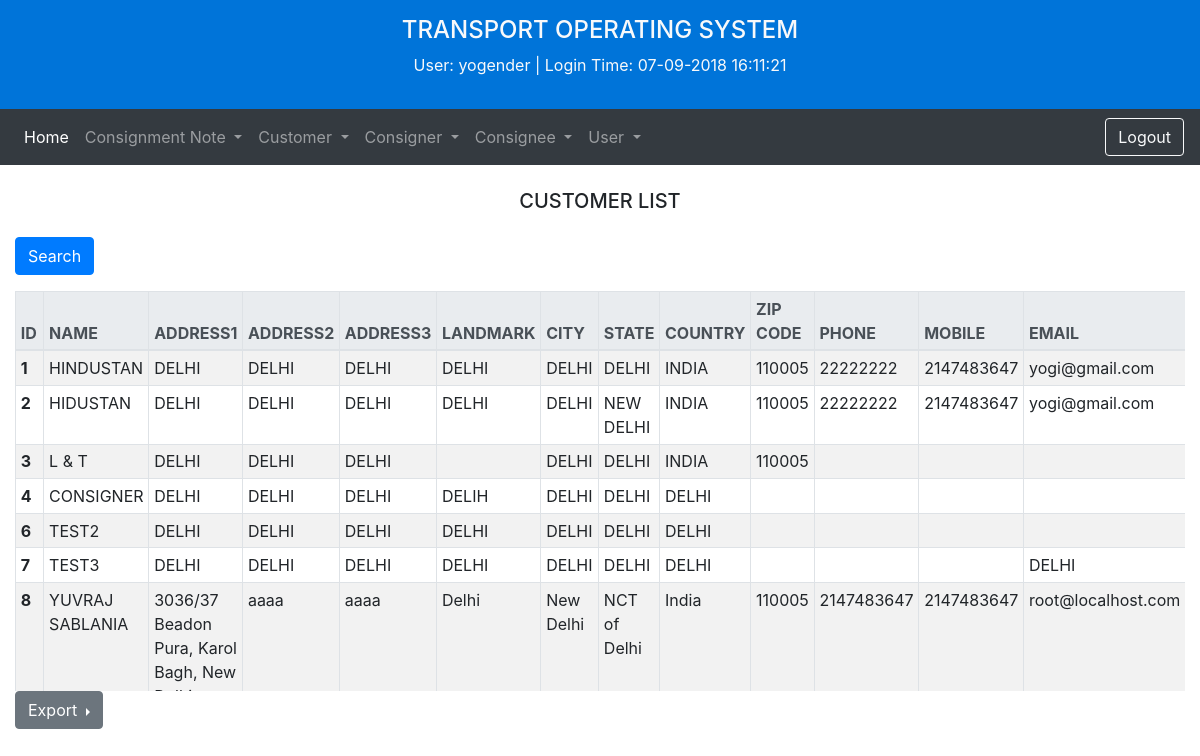
Page /Transport/customer_list.php (signed in) on the committed database.
### tables this page shows
CREATE TABLE `customer` (
  `customer_id` int(5) NOT NULL,
  `customer_name` text NOT NULL,
  `customer_address1` text NOT NULL,
  `customer_address2` text NOT NULL,
  `customer_address3` text NOT NULL,
  `customer_landmark` text NOT NULL,
  `customer_city` text NOT NULL,
  `customer_state` text NOT NULL,
  `customer_country` text NOT NULL,
  `customer_pin` text NOT NULL,
  `customer_phone` text NOT NULL,
  `customer_mobile` text NOT NULL,
  `customer_email` text NOT NULL,
  `customer_website` text NOT NULL,
  `customer_gstin` text NOT NULL,
  `customer_pan` text NOT NULL
);

### Transport/customer_list.php (the view, shortened to what this page needs)
<?php
  require "db_conn.php";
?>
<!doctype html>
<html lang="en">
<head>
  <link rel="stylesheet" href="bootstrap-4.1.3-dist/css/bootstrap.css">
  <link rel="stylesheet" type="text/css" href="assets\css\main.css">
</head>
<body class="">
  <?php include_once "header.php" ?>
  <div class="container-fluid my-4">
    <h5 class="text-center text-uppercase mb-4">customer list</h5>
    <p>
    <button type="button" class="btn btn-primary" data-toggle="modal" data-target="#exampleModal">
      Search
    </button>
    </p>
    <div id="list" class="table-responsive">
      <table class="table table-sm table-striped table-bordered">
        <thead class="thead-light">
          <tr class="text-uppercase">
            <th scope="col">id</th>
            <th scope="col">name</th>
            <th scope="col">address1</th>
            <th scope="col">address2</th>
            <th scope="col">address3</th>
            <th scope="col">landmark</th>
            <th scope="col">city</th>
            <th scope="col">state</th>
            <th scope="col">country</th>
            <th scope="col">zip code</th>
            <th scope="col">phone</th>
            <th scope="col">mobile</th>
            <th scope="col">email</th>
          </tr>
        </thead>
        <tbody>
          <?php
            $query = NULL;
            if(isset($_POST['search_btn'])){
              $type = $_POST['search_type'];
              $text = $_POST['search_text'];
              if($type == 1){
                $query = "SELECT * FROM customer WHERE customer_id =".$text;
              }elseif($type == 2){
                $query = "SELECT * FROM customer WHERE customer_name LIKE '%".$text."%'";
              }elseif($type == 3){
                $query = "SELECT * FROM customer WHERE customer_address1 LIKE '%".$text."%' OR customer_address2 LIKE '%".$text."%' OR customer_address3 LIKE '%".$text."%'";
              }elseif($type == 4){
                $query = "SELECT * FROM customer WHERE customer_landmark LIKE '%".$text."%'";
              }elseif($type == 5){
                $query = "SELECT * FROM customer WHERE customer_city LIKE '%".$text."%'";
              }elseif($type == 6){
                $query = "SELECT * FROM customer WHERE customer_state LIKE '%".$text."%'";
              }elseif($type == 7){
                $query = "SELECT * FROM customer WHERE customer_country LIKE '%".$text."%'";
              }elseif($type == 8){
                $query = "SELECT * FROM customer WHERE customer_pin=".$text;
              }elseif($type == 9){
                $query = "SELECT * FROM customer WHERE customer_phone=".$text;
              }elseif($type == 10){
                $query = "SELECT * FROM customer WHERE customer_mobile=".$text;
              }elseif($type == 11){
                $query = "SELECT * FROM customer WHERE customer_email LIKE '%".$text."%'";
              }elseif($type == 12){
                $query = "SELECT * FROM customer WHERE customer_website LIKE '%".$text."%'";
              }elseif($type == 13){
                $query = "SELECT * FROM customer WHERE customer_gstin=".$text;
              }elseif($type == 14){
                $query = "SELECT * FROM customer WHERE customer_pan=".$text;
              }else{
                $query = "SELECT * FROM customer ORDER BY customer_id";
              }
            }else{
              $query = "SELECT * FROM customer ORDER BY customer_id";
            }
            if($result = mysqli_query($conn,$query)){
              $rowcount=mysqli_num_rows($result);
              if($rowcount>0){
                while($row = mysqli_fetch_row($result)){
              ?>
          <tr>
            <th scope="row"><?php echo $row[0]; ?></th>
            <td><?php echo $row[1]; ?></td>
            <td><?php echo $row[2]; ?></td>
            <td><?php echo $row[3]; ?></td>
            <td><?php echo $row[4]; ?></td>
            <td><?php echo $row[5]; ?></td>
            <td><?php echo $row[6]; ?></td>
            <td><?php echo $row[7]; ?></td>
            <td><?php echo $row[8]; ?></td>
            <td><?php echo $row[9]; ?></td>
            <td><?php echo $row[10]; ?></td>
            <td><?php echo $row[11]; ?></td>
            <td><?php echo $row[12]; ?></td>
          </tr>
          <?php
              }
            }else{
              echo '<tr><td colspan="16">No record found</td></tr>';
            }
            }else{
              echo mysqli_error();
            }
          ?>
        </tbody>
      </table>
    </div>
    <form class="mb-3" method="post" action="export_customer.php">
      <div class="dropright">
        <button class="btn btn-secondary dropdown-toggle" type="button" id="export" data-toggle="dropdown" aria-haspopup="true" aria-expanded="false">
          Export
        </button>
      </div>
    </form>
    </div>
</body>
</html>

### Transport/header.php (shortened to what this page needs)
<header class="" style="background: #0074D9">
  <div class="text-center text-light py-3 container">
    <h4 class="text-uppercase">transport operating system</h4>
    <p>User: <?php echo $_SESSION['login_user']; ?> | Login Time: <?php
    echo $_SESSION['current_login_time'];
    ?></p>
  </div>
</header>
<nav class="navbar navbar-expand-md navbar-dark bg-dark">
  <div class="collapse navbar-collapse" id="navbarNavAltMarkup">
    <div class="navbar-nav mr-auto">
      <a class="nav-item nav-link active" href="index.php">Home</a>
      <li class="nav-item dropdown">
        <a class="nav-link dropdown-toggle" href="#" id="consignmentnote" role="button" data-toggle="dropdown" aria-haspopup="true" aria-expanded="false">
          Consignment Note
        </a>
      </li>
      <li class="nav-item dropdown">
        <a class="nav-link dropdown-toggle" href="#" id="customer" role="button" data-toggle="dropdown" aria-haspopup="true" aria-expanded="false">
          Customer
        </a>
      </li>
      <li class="nav-item dropdown">
        <a class="nav-link dropdown-toggle" href="#" id="consigner" role="button" data-toggle="dropdown" aria-haspopup="true" aria-expanded="false">
          Consigner
        </a>
      </li>
      <li class="nav-item dropdown">
        <a class="nav-link dropdown-toggle" href="#" id="consignee" role="button" data-toggle="dropdown" aria-haspopup="true" aria-expanded="false">
          Consignee
        </a>
      </li>
      <li class="nav-item dropdown">
        <a class="nav-link dropdown-toggle" href="#" id="user" role="button" data-toggle="dropdown" aria-haspopup="true" aria-expanded="false">
          User
        </a>
      </li>
    </div>
    <form class="form-inline my-2 my-lg-0" method="post" action="header.php">
      <button class="btn btn-outline-light my-2 my-sm-0" type="submit" name="logout">Logout</button>
    </form>
  </div>
</nav>

### Transport/assets/css/main.css (style rules this page uses)
#list { max-height: 400px; overflow-y: scroll; }

### rows in the picture
customer: customer_id "1", customer_name "HINDUSTAN", customer_address1 "DELHI", customer_address2 "DELHI", customer_address3 "DELHI", customer_landmark "DELHI", customer_city "DELHI", customer_state "DELHI", customer_country "INDIA", customer_pin "110005", customer_phone "22222222", customer_mobile "2147483647", customer_email "yogi@gmail.com"
customer: customer_id "2", customer_name "HIDUSTAN", customer_address1 "DELHI", customer_address2 "DELHI", customer_address3 "DELHI", customer_landmark "DELHI", customer_city "DELHI", customer_state "NEW DELHI", customer_country "INDIA", customer_pin "110005", customer_phone "22222222", customer_mobile "2147483647", customer_email "yogi@gmail.com"
customer: customer_id "3", customer_name "L & T", customer_address1 "DELHI", customer_address2 "DELHI", customer_address3 "DELHI", customer_city "DELHI", customer_state "DELHI", customer_country "INDIA", customer_pin "110005"
customer: customer_id "4", customer_name "CONSIGNER", customer_address1 "DELHI", customer_address2 "DELHI", customer_address3 "DELHI", customer_landmark "DELIH", customer_city "DELHI", customer_state "DELHI", customer_country "DELHI"
customer: customer_id "6", customer_name "TEST2", customer_address1 "DELHI", customer_address2 "DELHI", customer_address3 "DELHI", customer_landmark "DELHI", customer_city "DELHI", customer_state "DELHI", customer_country "DELHI"
customer: customer_id "7", customer_name "TEST3", customer_address1 "DELHI", customer_address2 "DELHI", customer_address3 "DELHI", customer_landmark "DELHI", customer_city "DELHI", customer_state "DELHI", customer_country "DELHI", customer_email "DELHI"
customer: customer_id "8", customer_name "YUVRAJ SABLANIA", customer_address1 "3036/37 Beadon Pura, Karol Bagh, New…", customer_address2 "aaaa", customer_address3 "aaaa", customer_landmark "Delhi", customer_city "New Delhi", customer_state "NCT of Delhi", customer_country "India", customer_pin "110005", customer_phone "2147483647", customer_mobile "2147483647", customer_email "root@localhost.com"

### other values in the picture
$_SESSION['login_user'] "yogender"
$_SESSION['current_login_time'] "07-09-2018 16:11:21"
